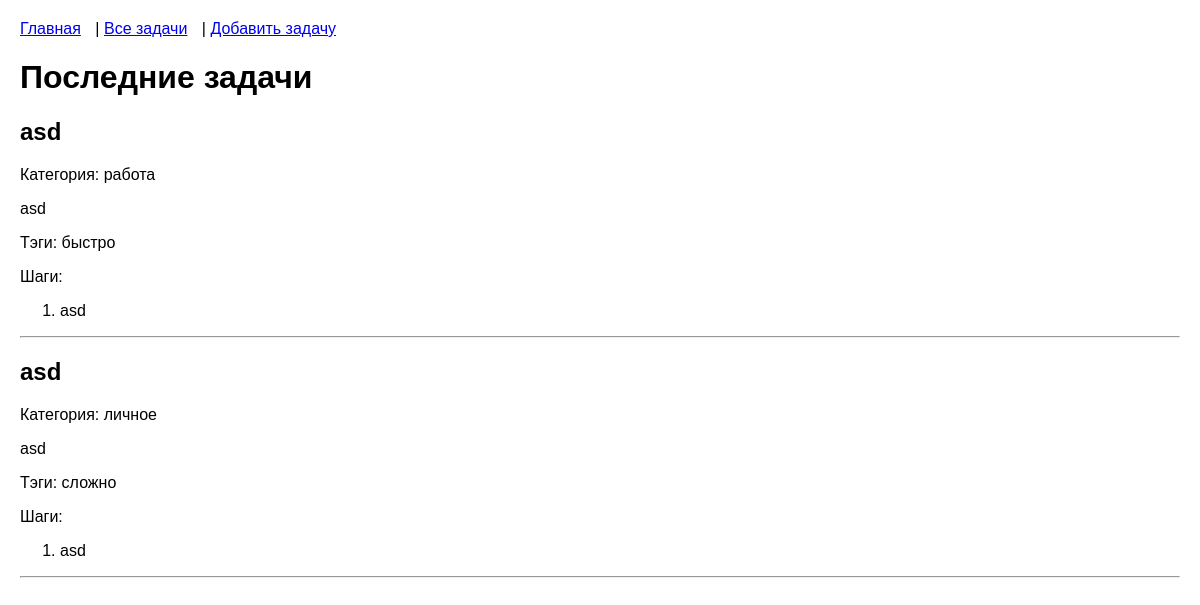
The page / on the database its author committed.
### tables this page shows
CREATE TABLE tasks (
    id INTEGER PRIMARY KEY AUTOINCREMENT,
    title TEXT NOT NULL,
    category_id INTEGER NOT NULL,
    description TEXT,
    tags TEXT,
    steps TEXT,
    created_at TIMESTAMP DEFAULT CURRENT_TIMESTAMP,
    FOREIGN KEY (category_id) REFERENCES categories(id) ON DELETE CASCADE
);

CREATE TABLE categories (
    id INTEGER PRIMARY KEY AUTOINCREMENT,
    name TEXT NOT NULL UNIQUE,
    created_at TIMESTAMP DEFAULT CURRENT_TIMESTAMP
);

### templates/index.php (the view)
<h1>Последние задачи</h1>
<?php if (empty($tasks)): ?>
    <p>Пока нет задач.</p>
<?php else: ?>
    <?php foreach ($tasks as $task): ?>
        <h2><?= htmlspecialchars($task->title) ?></h2>
        <p>Категория: <?= htmlspecialchars($task->category_name) ?></p>
        <p><?= htmlspecialchars($task->description) ?></p>
        <p>Тэги: <?= htmlspecialchars($task->tags ? implode(', ', json_decode($task->tags)) : 'Нет тэгов') ?></p>
        <p>Шаги:</p>
        <?php if ($task->steps): ?>
            <ol>
                <?php foreach (json_decode($task->steps) as $step): ?>
                    <li><?= htmlspecialchars($step) ?></li>
                <?php endforeach; ?>
            </ol>
        <?php else: ?>
            <p>Нет шагов.</p>
        <?php endif; ?>
        <hr>
    <?php endforeach; ?>
<?php endif; ?>

### public/index.php (shortened to what this page needs)
<?php
$requestUri = parse_url($_SERVER['REQUEST_URI'], PHP_URL_PATH);
switch ($requestUri) {
    case '/':
        $tasks = getLatestTasks();
        $content = renderTemplate(__DIR__ . '/../templates/index.php', ['tasks' => $tasks]);
        echo renderLayout($content);
        break;
}
function getLatestTasks(): array {
    $pdo = getDbConnection();
    $stmt = $pdo->query('SELECT t.*, c.name as category_name
                         FROM tasks t
                         JOIN categories c ON t.category_id = c.id
                         ORDER BY t.created_at DESC
                         LIMIT 2');
    return $stmt->fetchAll();
}
function renderTemplate(string $templatePath, array $data = []): string {
    extract($data);
    require $templatePath;
    return ob_get_clean();
}
function renderLayout(string $content): string {
    require __DIR__ . '/../templates/layout.php';
    return ob_get_clean();
}

### templates/layout.php (shortened to what this page needs)
<!DOCTYPE html>
<html lang="ru">
<head>
</head>
<body>
    <nav>
        <a href="/">Главная</a> |
        <a href="/tasks">Все задачи</a> |
        <a href="/task/create">Добавить задачу</a>
    </nav>
    <?= $content ?>
</body>
</html>

### templates/layout.php (style rules this page uses)
body { font-family: Arial, sans-serif; margin: 20px; }
nav { margin-bottom: 20px; }
nav a { margin-right: 10px; }

### rows shown on the page
tasks: title "asd", category.name "работа", description "asd", tags "быстро", steps "asd"
tasks: title "asd", category.name "личное", description "asd", tags "сложно", steps "asd"
